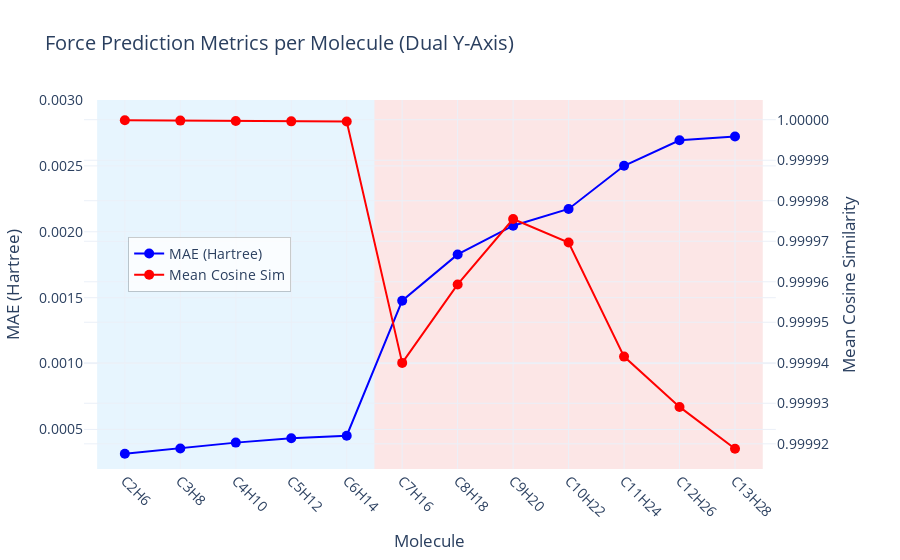

The notebook cell saved with this chart:
### Code cell
# Option 2: Single plot with secondary y-axis (overlapping plots)
import pandas as pd
import plotly.graph_objects as go
from plotly.subplots import make_subplots

results_df = pd.read_csv("force_metrics_results.csv")

# Create figure with secondary y-axis
fig = make_subplots(specs=[[{"secondary_y": True}]])

# Add MAE trace on primary y-axis
fig.add_trace(
    go.Scatter(x=results_df["Molecule"], y=results_df["MAE (Hartree)"],
               mode='markers+lines', marker=dict(size=10, color='blue'),
               name="MAE (Hartree)", line=dict(color='blue')),
    secondary_y=False,
)

# Add Cosine Similarity trace on secondary y-axis
fig.add_trace(
    go.Scatter(x=results_df["Molecule"], y=results_df["Mean Cosine Sim"],
               mode='markers+lines', marker=dict(size=10, color='red'),
               name="Mean Cosine Sim", line=dict(color='red')),
    secondary_y=True,
)

# Get the number of molecules for proper indexing
num_molecules = len(results_df)

# Set y-axes titles and ranges
fig.update_yaxes(title_text="MAE (Hartree)", tickformat=".4f", 
                 range=[0.0002, 0.0030], secondary_y=False)
fig.update_yaxes(title_text="Mean Cosine Similarity", tickformat=".5f",
                 range=[results_df["Mean Cosine Sim"].min() * 0.999995, 
                        results_df["Mean Cosine Sim"].max() * 1.000005], 
                 secondary_y=True)

# Add background rectangles
fig.add_shape(type="rect",
              x0=-0.5, x1=4.5, y0=0, y1=1,
              fillcolor="LightSkyBlue", opacity=0.2,
              layer="below", line_width=0, yref="paper")
fig.add_shape(type="rect",
              x0=4.5, x1=num_molecules-0.5, y0=0, y1=1,
              fillcolor="LightCoral", opacity=0.2,
              layer="below", line_width=0, yref="paper")

# Update layout with legend positioned inside the plot
fig.update_layout(
    title="Force Prediction Metrics per Molecule (Dual Y-Axis)",
    template="plotly_white",
    font=dict(size=14),
    xaxis_title="Molecule",
    legend=dict(
        x=0.06,  # Position legend inside the plot area (left side)
        y=0.48,  # Position at the top
        xanchor='left',
        yanchor='bottom',
        bgcolor='rgba(255, 255, 255, 0.8)',  # Semi-transparent white background
        bordercolor='rgba(0, 0, 0, 0.2)',    # Light border
        borderwidth=1
    )
)

# Rotate x-axis labels
fig.update_xaxes(tickangle=45)

fig.show()
# fig.write_html("force_metrics_results_dual_axis.html")
# fig.write_image("force_metrics_results_dual_axis.png")

### Figure 1 — Plotly figure (JSON) as saved in the notebook; plotly's stock layout.template omitted (floating-point values rounded to 4 significant figures)
{"data": [{"line": {"color": "blue"}, "marker": {"color": "blue", "size": 10}, "mode": "markers+lines", "name": "MAE (Hartree)", "type": "scatter", "x": ["C2H6", "C3H8", "C4H10", "C5H12", "C6H14", "C7H16", "C8H18", "C9H20", "C10H22", "C11H24", "C12H26", "C13H28"], "xaxis": "x", "y": [0.0003154, 0.000355, 0.0004002, 0.0004334, 0.0004526, 0.001477, 0.001828, 0.002046, 0.002173, 0.002501, 0.002694, 0.002723], "yaxis": "y"}, {"line": {"color": "red"}, "marker": {"color": "red", "size": 10}, "mode": "markers+lines", "name": "Mean Cosine Sim", "type": "scatter", "x": ["C2H6", "C3H8", "C4H10", "C5H12", "C6H14", "C7H16", "C8H18", "C9H20", "C10H22", "C11H24", "C12H26", "C13H28"], "xaxis": "x", "y": [1.0, 1.0, 1.0, 1.0, 1.0, 0.9999, 1.0, 1.0, 1.0, 0.9999, 0.9999, 0.9999], "yaxis": "y2"}], "layout": {"font": {"size": 14}, "legend": {"bgcolor": "rgba(255, 255, 255, 0.8)", "bordercolor": "rgba(0, 0, 0, 0.2)", "borderwidth": 1, "x": 0.06, "xanchor": "left", "y": 0.48, "yanchor": "bottom"}, "shapes": [{"fillcolor": "LightSkyBlue", "layer": "below", "line": {"width": 0}, "opacity": 0.2, "type": "rect", "x0": -0.5, "x1": 4.5, "y0": 0, "y1": 1, "yref": "paper"}, {"fillcolor": "LightCoral", "layer": "below", "line": {"width": 0}, "opacity": 0.2, "type": "rect", "x0": 4.5, "x1": 11.5, "y0": 0, "y1": 1, "yref": "paper"}], "title": {"text": "Force Prediction Metrics per Molecule (Dual Y-Axis)"}, "xaxis": {"anchor": "y", "domain": [0, 0.94], "tickangle": 45, "title": {"text": "Molecule"}}, "yaxis": {"anchor": "x", "domain": [0, 1], "range": [0.0002, 0.003], "tickformat": ".4f", "title": {"text": "MAE (Hartree)"}}, "yaxis2": {"anchor": "x", "overlaying": "y", "range": [0.9999, 1.0], "side": "right", "tickformat": ".5f", "title": {"text": "Mean Cosine Similarity"}}}}
